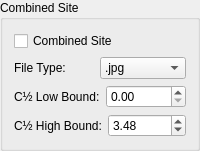
                    <widget class="QGroupBox" name="groupBox_19">
                     <property name="title">
                      <string>Combined Site</string>
                     </property>
                     <layout class="QVBoxLayout" name="verticalLayout_29">
                      <item>
                       <widget class="QCheckBox" name="cs_checkBox">
                        <property name="text">
                         <string>Combined Site</string>
                        </property>
                        <property name="checked">
                         <bool>false</bool>
                        </property>
                       </widget>
                      </item>
                      <item>
                       <layout class="QHBoxLayout" name="horizontalLayout_60">
                        <item>
                         <widget class="QLabel" name="label_60">
                          <property name="sizePolicy">
                           <sizepolicy hsizetype="Fixed" vsizetype="Preferred">
                            <horstretch>0</horstretch>
                            <verstretch>0</verstretch>
                           </sizepolicy>
                          </property>
                          <property name="minimumSize">
                           <size>
                            <width>80</width>
                            <height>0</height>
                           </size>
                          </property>
                          <property name="text">
                           <string>File Type:</string>
                          </property>
                         </widget>
                        </item>
                        <item>
                         <widget class="QComboBox" name="cs_filetype_comboBox">
                          <item>
                           <property name="text">
                            <string>.jpg</string>
                           </property>
                          </item>
                          <item>
                           <property name="text">
                            <string>.png</string>
                           </property>
                          </item>
                          <item>
                           <property name="text">
                            <string>.svg</string>
                           </property>
                          </item>
                         </widget>
                        </item>
                       </layout>
                      </item>
                      <item>
                       <layout class="QHBoxLayout" name="horizontalLayout_59">
                        <item>
                         <widget class="QLabel" name="label_59">
                          <property name="sizePolicy">
                           <sizepolicy hsizetype="Fixed" vsizetype="Preferred">
                            <horstretch>0</horstretch>
                            <verstretch>0</verstretch>
                           </sizepolicy>
                          </property>
                          <property name="minimumSize">
                           <size>
                            <width>80</width>
                            <height>0</height>
                           </size>
                          </property>
                          <property name="text">
                           <string>C½ Low Bound:</string>
                          </property>
                         </widget>
                        </item>
                        <item>
                         <widget class="QDoubleSpinBox" name="cs_chalf_low_doubleSpinBox">
                          <property name="singleStep">
                           <double>0.010000000000000</double>
                          </property>
                         </widget>
                        </item>
                       </layout>
                      </item>
                      <item>
                       <layout class="QHBoxLayout" name="horizontalLayout_58">
                        <item>
                         <widget class="QLabel" name="label_58">
                          <property name="sizePolicy">
                           <sizepolicy hsizetype="Fixed" vsizetype="Preferred">
                            <horstretch>0</horstretch>
                            <verstretch>0</verstretch>
                           </sizepolicy>
                          </property>
                          <property name="minimumSize">
                           <size>
                            <width>80</width>
                            <height>0</height>
                           </size>
                          </property>
                          <property name="text">
                           <string>C½ High Bound:</string>
                          </property>
                         </widget>
                        </item>
                        <item>
                         <widget class="QDoubleSpinBox" name="cs_chalf_high_doubleSpinBox">
                          <property name="singleStep">
                           <double>0.010000000000000</double>
                          </property>
                          <property name="value">
                           <double>3.480000000000000</double>
                          </property>
                         </widget>
                        </item>
                       </layout>
                      </item>
                     </layout>
                    </widget>
